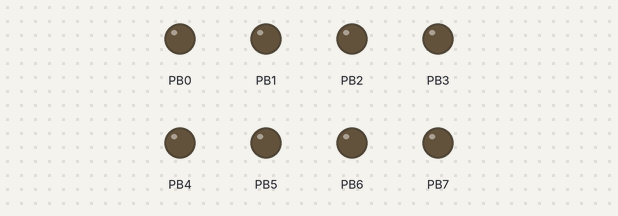
The program below on a simulated ATmega328P, built with avr-gcc and emulated at 1 MHz. Parts: output pins drawn as LEDs (lit = HIGH).

Above: at 0.2 s.
At 1.7 s:
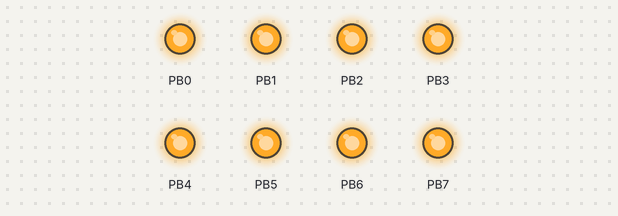
Timing chart, 0 to 3.0 s (numbered marks = the images above):
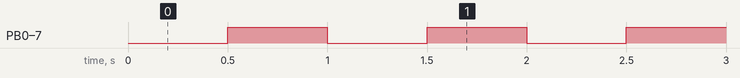

The program:

main.c
```c
/*
 * code 1 blink.c
 *
 * Created: 4/2/2024 3:02:48 PM
 * Author : kosala
 */

#define F_CPU 1000000UL

#include <util/delay.h>
#include <avr/io.h>


int main(void)
{
	DDRB = 0xff; // Set PORTB as output

    while (1)
    {
			PORTB= 0x00; // Set PORTB output to sink (low)
			_delay_ms(500); // delay of 500 ms
			PORTB= 0xff; // Set PORTB output to source (high)
			_delay_ms(500);
    }
}
```

Measured:
- by itself, PB0–7: alternates HIGH for 0.50 s and LOW for 0.50 s
